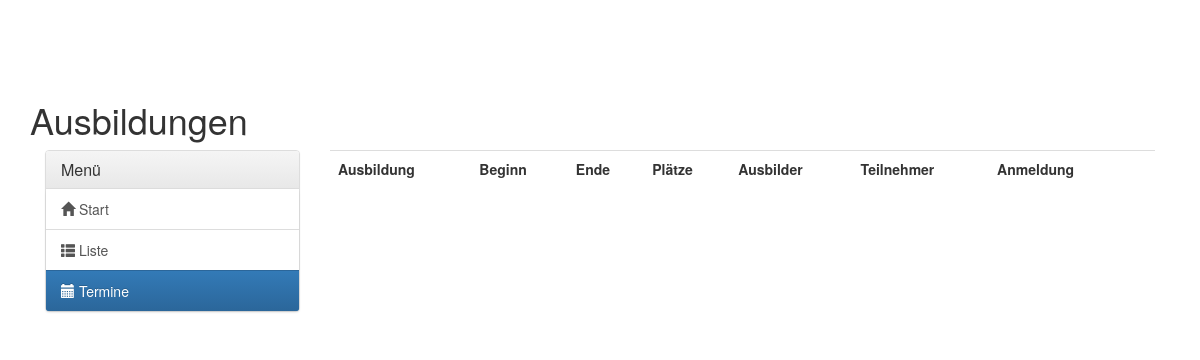
The page /ausbildung/termine/ (signed in) on the database as committed earlier.
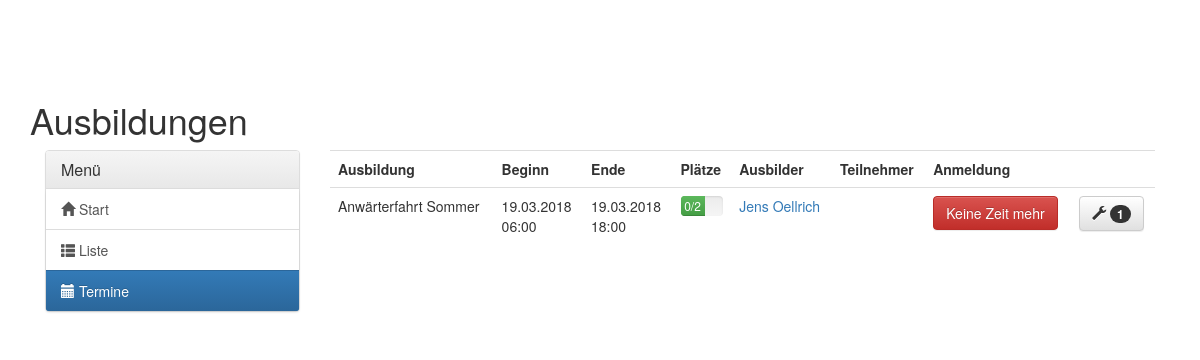
The same page on the database as committed later.
### trainings/models.py (models this page shows, shortened)
class TrainingEvent(models.Model):
    training_event_id = models.AutoField(primary_key=True)
    training = models.ForeignKey(Training, verbose_name='Ausbildung')
    event_start = models.DateTimeField(verbose_name='Beginn')
    event_end = models.DateTimeField(verbose_name='Ende')
    max_member = models.IntegerField(verbose_name='Max. Teilnehmerzahl')
    direct_registration = models.BooleanField(verbose_name="Direktanmeldung möglich", default=True)
    trainer = models.ManyToManyField(Member, related_name='trainer')
    participants = models.ManyToManyField(Member, through='Participates_in_trainingevent',
                                          through_fields=('trainingevent', 'member'), related_name='participants')
    possible_participants = models.ManyToManyField(Member, through='Possible_participates_in_trainingevent',
                                                   through_fields=('trainingevent', 'member'),
                                                   related_name='possible_participants')
    class Meta:
        verbose_name_plural = 'Ausbildungstermine'
        verbose_name = 'Ausbildungstermin'
    def getMemberCount(self):
        return self.participants.count()

class Training(models.Model):
    name = models.CharField(primary_key=True, max_length=50, verbose_name='Name')
    prerequisites = models.ManyToManyField("self", through='Prerequisites_for_training',
                                           through_fields=('post_training', 'pre_training'),
                                           verbose_name='Voraussetzungen',
                                           symmetrical=False,
                                           related_name='with_prerequisite')
    category = models.ForeignKey(TrainingCategory, on_delete=models.CASCADE, verbose_name='Kategorie', null=True)
    class Meta:
        verbose_name_plural = 'Ausbildungen'
        verbose_name = 'Ausbildung'

### member_administration/models.py (models this page shows, shortened)
class Member(models.Model):
    user = models.OneToOneField(User, on_delete=models.CASCADE)
    mobile = models.CharField(max_length=20, verbose_name='Handynummer', null=True, blank=True)
    adress_street = models.CharField(max_length=100, verbose_name='Straße & Hnr.', null=True, blank=True)
    adress_plz = models.CharField(max_length=6, verbose_name='PLZ', null=True, blank=True)
    adress_city = models.CharField(max_length=100, verbose_name='Stadt', null=True, blank=True)
    birthdate = models.DateField(verbose_name='Geburtsdatum', null=True, blank=True)
    bw_join = models.DateField(verbose_name='Bergwacht-Eintritt', null=True, blank=True)
    status = models.CharField(max_length=3, choices=STATUS_CHOICES, default='ANW')
    dutygroups = models.ManyToManyField(DutyGroup, through='Members_in_Dutygroup',
                                        through_fields=('member', 'dutygroup'), related_name='dutygroups')
    class Meta:
        verbose_name_plural = 'Mitglieder'
        ordering = ['status', 'user__last_name']

### trainings/views.py (the view)
@login_required
def training_dates(request):
    training_events = TrainingEvent.objects.order_by('event_start')
    return render(request, 'trainings/training_dates.html',
                  {'training_events': training_events, 'current_member': Member.objects.get(user=request.user),
                   'nav': 'dates'})

### trainings/templates/trainings/training_dates.html (shortened to what this page needs)
{% extends 'training_base.html' %}
{% block training_content %}
<div class="table-responsive">
    <table class="table">
        <tr>
            <th>Ausbildung</th>
            <th>Beginn</th>
            <th>Ende</th>
            <th>Plätze</th>
            <th>Ausbilder</th>
            <th>Teilnehmer</th>
            <th>Anmeldung</th>
            <th></th>
        </tr>
        {% for trainingevent in training_events %}
        <tr>
            <td>{{ trainingevent.training.name }}</td>
            <td>{{ trainingevent.event_start|date:'d.m.Y' }}<br>{{ trainingevent.event_start|date:'H:i' }}</td>
            <td>{{ trainingevent.event_end|date:'d.m.Y' }}<br>{{ trainingevent.event_end|date:'H:i' }}</td>
            <td>
                <div class="progress">
                    {% if trainingevent.getMemberCount <= trainingevent.max_member %}
                    <div class="progress-bar progress-bar progress-bar-success" role="progressbar"
                         aria-valuenow="{{ trainingevent.getMemberCount }}*100%/{{ trainingevent.minaek }}"
                         aria-valuemin="0"
                         aria-valuemax="100"
                         style="min-width: 2em; width: calc({{ trainingevent.getMemberCount }}*100%/{{ trainingevent.max_member }});">
                        {{ trainingevent.getMemberCount }}/{{ trainingevent.max_member }}
                    </div>
                    {% endif %}
                </div>
            </td>
            <td>{% for trainer in trainingevent.trainer.all %}
                <a href="{% url 'member_administration:member_detail' trainer.user.username %}">
                    {{ trainer.user.first_name}} {{ trainer.user.last_name }}</a>
                <br>
                {% endfor %}
            </td>
            <td>
            </td>
            <td>
                {% if not trainingevent.direct_registration %}
                {% if current_member in trainingevent.possible_participants.all %}
                <a href="{% url 'trainings:deregister_time_for_training' trainingevent.training_event_id %}"
                   class="btn btn-danger"
                   role="button">Keine Zeit mehr</a>
                {% endif %}
                {% endif %}
            </td>
            <td>
                {% if perms.trainings.can_add_participates_in_trainingevent %}
                <a href="{% url 'trainings:permit_for_training' trainingevent.training_event_id %}"
                   class="btn btn-default"><span class="glyphicon glyphicon-wrench"
                                                 aria-hidden="true"></span> <span class="badge">{{ trainingevent.possible_participants.all | length }}</span></a>
                {% endif %}
            </td>
        </tr>
        {% endfor %}
    </table>
</div>
{% endblock %}

### trainings/templates/training_base.html (shortened to what this page needs)
{% extends 'base.html' %}
{% load static %}
{% block content %}
<h1>Ausbildungen</h1>
<div class="col-md-3">
    <div class="panel panel-default">
        <div class="panel-heading">
            <h3 class="panel-title">Menü</h3>
        </div>
        <div class="list-group">
            <a href="{% url 'trainings:training_overview' %}" class="list-group-item {% if nav == 'start' %}active{% endif %}"><span
                    class="glyphicon glyphicon-home"
                    aria-hidden="true"></span> Start</a>
            <a href="{% url 'trainings:training_list' %}" class="list-group-item {% if nav == 'list' %}active{% endif %}"><span
                    class="glyphicon glyphicon-th-list"
                    aria-hidden="true"></span> Liste</a>
            <a href="{% url 'trainings:training_dates' %}" class="list-group-item {% if nav == 'dates' %}active{% endif %}"><span
                    class="glyphicon glyphicon-calendar"
                    aria-hidden="true"></span> Termine</a>
        </div>
    </div>
</div>
<div class="col-md-9">
    {% block training_content %} {% endblock %}
</div>
{% endblock %}

### templates/base.html (shortened to what this page needs)
{% load cms_tags sekizai_tags %}
{% load static %}
{% load bootstrap3 %}
{% load menu_tags %}
<!DOCTYPE html>
<html lang="de">
<head>
    {% bootstrap_css %}
    <link rel="stylesheet" href="{% static 'bootstrap/css/bootstrap.css' %}" media="all">
    <link rel="stylesheet" href="{% static 'bootstrap/css/bootstrap-theme.css' %}" media="all">
    <link href="{% static 'bootstrap-datetimepicker/css/bootstrap-datetimepicker.min.css' %}" media="all"
          rel="stylesheet">
    <link href="{% static 'datatables/jquery.dataTables.min.css' %}" media="all" rel="stylesheet">
    <link href="{% static 'datatables/dataTables.bootstrap.min.css' %}" media="all" rel="stylesheet">
    <link rel="stylesheet" href="{% static 'bootstrap/css/addition.css' %}">
</head>
<body>
<div id="content" class="col-xs-12 col-sm-12 col-md-12">
    <div class="container">
        {% block content %}{% endblock %}
    </div>
</div>
<div class="container">
</div>
</body>
</html>

Rows that differ between the two databases and show on the page:
added TrainingEvent: training.name "Anwärterfahrt Sommer", event_start "19.03.2018", event_start "06:00", event_end "19.03.2018", event_end "18:00", getMemberCount "0", max_member "2", direct_registration "Keine Zeit mehr", possible_participants.all|length "1"
now on this page (row unchanged): Member: user.first_name "Jens", user.last_name "Oellrich"
